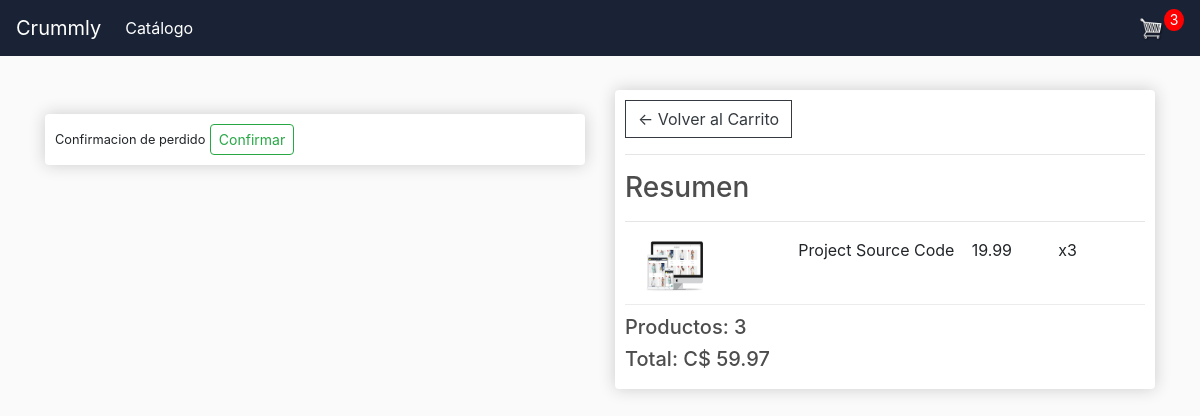
Screenshot of /checkout/ (signed in) with the database file from the repository.
### store/models.py (models this page shows, shortened)
class OrderItem(models.Model):
    product = models.ForeignKey(Product, on_delete=models.SET_NULL, null=True, blank=True, verbose_name='Producto')
    order = models.ForeignKey(Order, on_delete=models.SET_NULL, null=True, blank=True, verbose_name='Orden')
    quantity = models.IntegerField(default=0, null=True, blank=True,verbose_name= 'Cantidad')
    date_added = models.DateTimeField(auto_now_add=True, verbose_name='Fecha de Pedido')
    class Meta:
        verbose_name = 'Orden de Producto'
        verbose_name_plural = 'Ordenes de Productos'
    @property
    def get_total(self):
        total = self.product.price * self.quantity
        return total

class Product(models.Model):
    name = models.CharField(max_length=100, null=True, verbose_name='Producto')
    price = models.FloatField(verbose_name='Precio')
    digital = models.BooleanField(default=False, null=True, blank=False)
    image = models.ImageField(null=True, blank=True, verbose_name='Imagen')
    class Meta:
        verbose_name = 'Producto'
        verbose_name_plural = 'Productos'
    @property
    def imageURL(self):
        try:
            url = self.image.url
        except:
            url = ''
        return url

class Order(models.Model):
    customer = models.ForeignKey(Customer, on_delete=models.SET_NULL, null=True, blank=True, verbose_name='Cliente')
    date_ordered = models.DateTimeField(auto_now_add=True, verbose_name='Fecha de Pedido')
    completed = models.BooleanField(default=False, null=True, blank=False, verbose_name='Completada')
    transaction_id = models.CharField(max_length=100, null=True)
    class Meta:
        verbose_name = 'Orden'
        verbose_name_plural = 'Ordenes'
    @property
    def shipping(self):
        shipping = False
        order_item = self.orderitem_set.all()
        for item in order_item:
            if not item.product.digital:
                shipping = True
        return shipping
    @property
    def get_cart_total(self):
        orderItem = self.orderitem_set.all()
        total = sum([item.get_total for item in orderItem])
        return total
    @property
    def get_cart_items(self):
        orderItems = self.orderitem_set.all()
        total = sum([item.quantity for item in orderItems])
        return total

### store/views.py (the view)
# urls.py: path('checkout/', views.checkout, name='checkout'),
def checkout(request):
    data = cartData(request)
    cartItems = data['cartItems']
    order = data['order']
    items = data['items']
    context = {'items': items, 'order': order, 'cartItems': cartItems}
    return render(request, 'store/checkout.html', context)

### store/utils.py (called while the page is built)
def cartData(request):
    if request.user.is_authenticated:
        customer = request.user.customer
        order, create = Order.objects.get_or_create(customer=customer, completed=False)
        items = order.orderitem_set.all()
        cartItems = order.get_cart_items
    else:
        cookieData = cookieCart(request)
        cartItems = cookieData['cartItems']
        order = cookieData['order']
        items = cookieData['items']
    return {'items': items, 'order': order, 'cartItems': cartItems}

### store/templates/store/checkout.html (shortened to what this page needs)
{% extends 'store/main.html' %}
{% load static %}
{% block content %}
    <div class="row">
        <div class="col-lg-6">
            <br>
            <div class="box-element hidden" id="payment-info">
                <small>Confirmacion de perdido</small>
                <button id="make-payment" class="btn btn-outline-success btn-sm rounded">Confirmar</button>
            </div>
        </div>
        <div class="col-lg-6">
            <div class="box-element">
                <a class="btn btn-outline-dark" href="{% url 'cart' %}">&#x2190; Volver al Carrito</a>
                <hr>
                <h3>Resumen</h3>
                <hr>
                {% for item in items %}
                    <div class="cart-row">
                        <div style="flex:2"><img class="row-image" src="{{ item.product.imageURL }}"></div>
                        <div style="flex:2"><p>{{ item.product.name }}</p></div>
                        <div style="flex:1"><p>{{ item.product.price }}</p></div>
                        <div style="flex:1"><p>x{{ item.quantity }}</p></div>
                    </div>
                {% endfor %}
                <h5>Productos: {{ order.get_cart_items }}</h5>
                <h5>Total: C$ {{ order.get_cart_total|floatformat:2 }}</h5>
            </div>
        </div>
    </div>
{% endblock content %}

### static/css/main.css (style rules this page uses)
body { background-color: hsl(0, 0%, 98%); }
h1,h2,h3,h4,h5,h6 { color:hsl(0, 0%, 30%); }
.box-element { box-shadow:hsl(0, 0%, 80%) 0 0 16px; background-color: #fff; border-radius: 4px; padding: 10px; }
.col-lg-4, .col-lg-6, .col-lg-8, .col-lg-12 { margin-top: 10px; }
.btn { border-radius: 0; }
.row-image { width: 100px; }
.cart-row { display: flex; align-items: flex-stretch; padding-bottom: 10px; margin-bottom: 10px; border-bottom: 1px solid #ececec; }

### rows the page displays
OrderItem: product.imageURL (picture), product.name "Project Source Code", product.price "19.99", quantity "3"
Order: get_cart_items "3", get_cart_total "59.97"

### other values shown
{{ cartItems }} "3"
